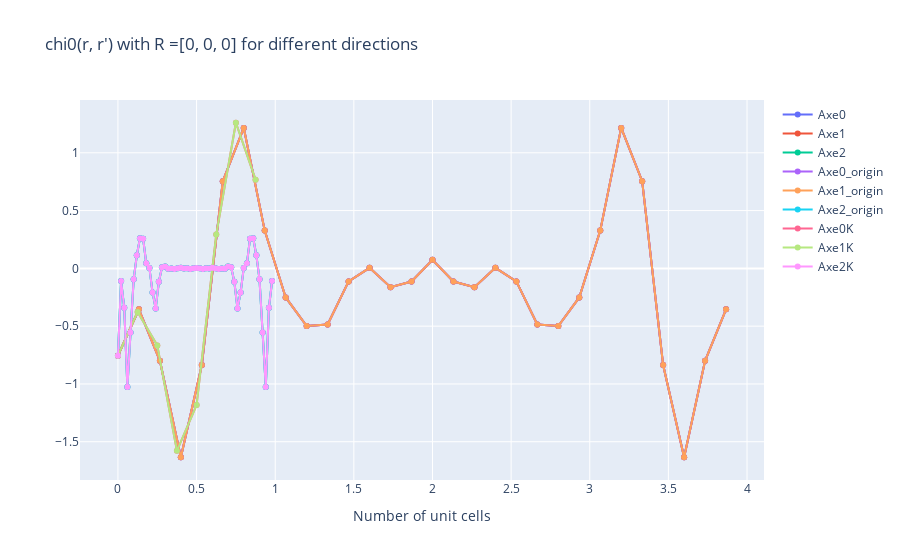

Here is the notebook cell this chart was saved with:
### Code cell
trace1 = go.Scatter(
                    x = X1_2D,
                    y = Y1_2D,
                    mode = "lines+markers",
                    name = "Axe0"
                    )

trace2 = go.Scatter(
                    x = X2_2D,
                    y = Y2_2D,
                    mode = "lines+markers",
                    name = "Axe1"
                    )

trace3 = go.Scatter(
                    x = X3_2D,
                    y = Y3_2D,
                    mode = "lines+markers",
                    name = "Axe2"
                    )

trace4 = go.Scatter(
                    x = X1_2D,
                    y = Y4_2D,
                    mode = "lines+markers",
                    name = "Axe0_origin"
                    )

trace5 = go.Scatter(
                    x = X2_2D,
                    y = Y5_2D,
                    mode = "lines+markers",
                    name = "Axe1_origin"
                    )

trace6 = go.Scatter(
                    x = X3_2D,
                    y = Y6_2D,
                    mode = "lines+markers",
                    name = "Axe2_origin"
                    )

trace7 = go.Scatter(
                    x = X1R,
                    y = Y1_2DK,
                    mode = "lines+markers",
                    name = "Axe0K"
                    )

trace8 = go.Scatter(
                    x = X2R,
                    y = Y2_2DK,
                    mode = "lines+markers",
                    name = "Axe1K"
                    )

trace9 = go.Scatter(
                    x = X3R,
                    y = Y3_2DK,
                    mode = "lines+markers",
                    name = "Axe2K"
                    )



data = [trace1, trace2, trace3, trace4, trace5, trace6, trace7, trace8, trace9]
layout = dict(title = 'chi0(r, r\') with R ='+str(R_2D)+' for different directions',
              xaxis= dict(title= 'Number of unit cells',ticklen= 5,zeroline= False),
             )
fig = go.Figure(dict(data = data, layout = layout))
fig.show()
